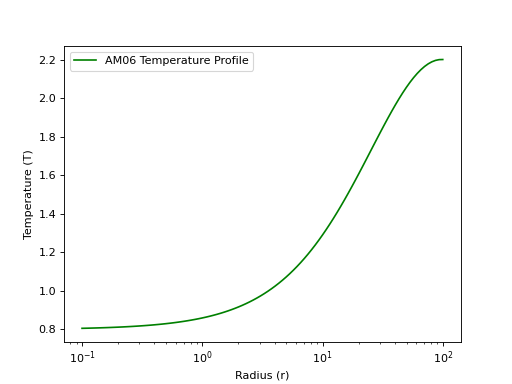

Write the Python code that produced this figure.
import numpy as np
import matplotlib.pyplot as plt
from pisces.profiles.temperature import AM06TemperatureProfile
#
r = np.logspace(-1, 2, 100)
profile = AM06TemperatureProfile(T_0=4.0, a=300.0, a_c=50.0, c=0.2)
T = profile(r)
#
_ = plt.semilogx(r, T, 'g-', label='AM06 Temperature Profile')
_ = plt.xlabel('Radius (r)')
_ = plt.ylabel('Temperature (T)')
_ = plt.legend()
plt.show()
